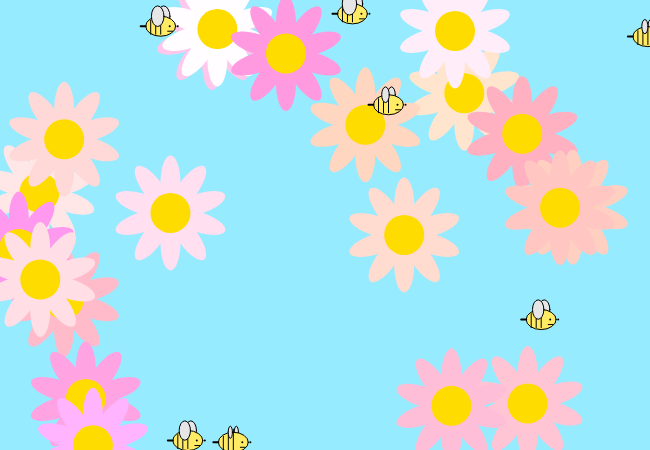
Frame 1 (no input)
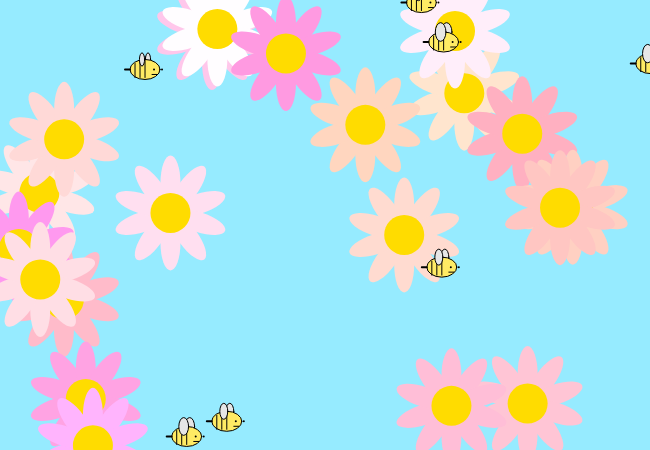
Frame 60 (no input)
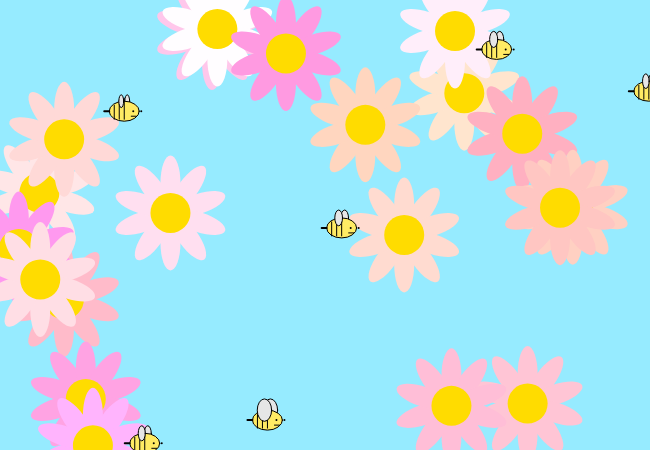
Frame 120 (the mouse pressed at the canvas centre since frame 60)

The p5.js sketch that drew these frames (run headless with seeded random() and noise() and a simulated clock; from frame 60 on, the mouse is pressed at the canvas centre):

// p5.js sketch
// ── sketch.js

// testing 2nd git commit
let test;

let beez = [];
let flowerz = [];

function setup() {
  createCanvas(650, 450);

  for (let f = 0;  f <20;  f++){
    flowerz[f] = new FLOWER();
  }
  for (let b = 0; b < 7; b++){
    beez[b] = new BEE();
    }
}

function draw() {
  stroke(0);
  background(150,235,255);

  for (let f = 0; f < flowerz.length; f++){
  flowerz[f].drawFLOWER();
  }

  for (let b = 0; b < beez.length; b++){
  beez[b].displayBEE();
  beez[b].moveBEE();
  }


}

class FLOWER {
  constructor() {
    this.x = random(width);
    this.y = random(height);
    this.grean = random(150,255);
    this.blu = random(180,255);

    }

  drawFLOWER() {  
    fill(255,this.grean,this.blu);
    push();
      translate(this.x, this.y);
      noStroke();
      for (let i = 0; i < 10; i ++) {
        ellipse(0, 30, 20, 55);
        rotate(PI/5);
      }
      fill(255,220,0);
      ellipse(0,0,40,40);
    pop();
    }

}
  
class BEE {
  constructor() {
    this.x = random(width);
    this.y = random(height);
    console.log("initial x pos =", this.x);
    this.xspeed = random(-2,2);
    this.yspeed = random(-1,1);
  }

  displayBEE() {
    this.w = random(8,20); // makes wings flap
   
    strokeWeight(1);
  
    //wing
    fill(230);
    ellipse(this.x +3,this.y -10,this.w-5,this.w+3);
    //body
    fill(255,235,100);
    ellipse(this.x,this.y,30,20);
    //stripes
    line(this.x, this.y-13,this.x,this.y+8);
    line(this.x-5,this.y-11,this.x-5,this.y+8);
    line(this.x-10,this.y-6,this.x-10,this.y+8);
    //wing
    fill(230);
    ellipse(this.x-3,this.y-10,this.w-5,this.w+3);
    //eyes
    strokeWeight(2)
    point(this.x+9,this.y);
    point(this.x+17,this.y);
    //stinger
    line(this.x-15,this.y,this.x-20,this.y);
    //mouth
    strokeWeight(1)
    line(this.x+7,this.y+5,this.x+12,this.y+5); 
    }
  
  moveBEE() {


    this.y = this.y + this.yspeed + random(-2, 2);
    this.x = this.x + this.xspeed + random(-.5,.5);
  // if (this.x > 0 && this.x < width){
  //   this.xspeed = this.x + random(0,2);
  //   }
  if (this.x > width -  20 || this.x < 20){
   this.xspeed = this.xspeed*-1;
   console.log("switching" );
    }

  if (this.y > height - 20 || this.y < 20){
    this.yspeed = this.yspeed*-1;
     console.log("switching" );
       }
   


  // if (bee.y < 0 ) {
  //   bee.yspeed = 1; 
  //   }
  // if (bee.y > height) {
  //   bee.yspeed = -1;
  //   }
  
    // console.log(this.xspeed);
    // console.log(this.x);
    // console.log(width);
    // console.log(width);
    } 

}



// drunk walk example-- https://editor.p5js.org/hellomrdesigner/sketches/TX6Lu-VW
// add a mouse click function to add more bees?

// //     this.position =  createVector(random(width),random(height));
